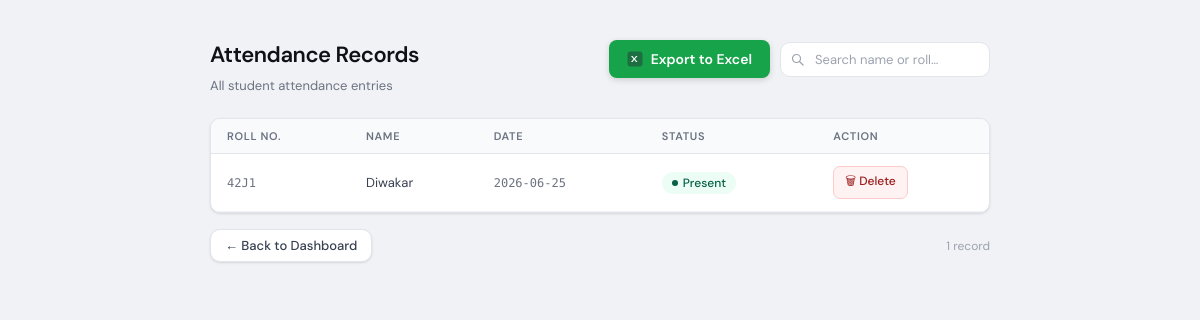
Page /attendance (signed in) on the committed database.
### tables this page shows
CREATE TABLE attendance (
    roll TEXT,
    name TEXT,
    date TEXT,
    status TEXT
, admin_id INTEGER);

### app.py (the view, shortened to what this page needs)
@app.route("/attendance")
@login_required
def attendance():
    conn = get_db()
    if session.get("teacher"):
        branch = session["teacher_branch"]
        year = session["teacher_year"]
        data = conn.execute(
            """
            SELECT a.*
            FROM attendance a
            JOIN students s
            ON a.roll = s.roll
            WHERE s.branch=? AND s.year=?
            """,
            (branch, year)
        ).fetchall()
    conn.close()
    return render_template(
        "attendance.html",
        data=data
    )

### app.py (called while the page is built)
def login_required(f):
    @wraps(f)
    def decorated(*args, **kwargs):
        if "user" not in session:
            return redirect("/")
        return f(*args, **kwargs)
    return decorated

def get_db():
    return sqlite3.connect("attendance.db")

### templates/attendance.html (shortened to what this page needs)
<!DOCTYPE html>
<html lang="en">
<head>
</head>
<body>
<div class="container">
  <div class="topbar">
    <div class="topbar-left">
      <h1>Attendance Records</h1>
      <p class="subtitle">All student attendance entries</p>
    </div>
    <div class="topbar-right">
      <a class="export-btn" href="/export_excel">
        <svg width="16" height="16" viewBox="0 0 16 16" fill="none" xmlns="http://www.w3.org/2000/svg">
          <rect x="1" y="1" width="14" height="14" rx="2" fill="#1D6F42" stroke="#1D6F42"/>
          <path d="M4 5l2.5 3L4 11h1.5l1.75-2.2L9 11h1.5L8 8l2.5-3H9L7.25 7.2 5.5 5H4z" fill="white"/>
        </svg>
        Export to Excel
      </a>
      <div class="search-wrap">
        <input
          class="search-bar"
          type="search"
          placeholder="Search name or roll…"
          oninput="filterTable(this.value)"
          aria-label="Search attendance records"
        />
      </div>
    </div>
  </div>
  <div class="tbl-wrap">
    <table>
      <thead>
        <tr>
          <th>Roll No.</th>
          <th>Name</th>
          <th>Date</th>
          <th>Status</th>
          <th>Action</th>
        </tr>
      </thead>
      <tbody id="att-body">
        {% for a in data %}
        <tr data-row="{{ a[0] }}|{{ a[1] }}|{{ a[2] }}|{{ a[3] }}">
          <td class="mono">{{ a[0] }}</td>
          <td>{{ a[1] }}</td>
          <td class="mono">{{ a[2] }}</td>
          <td>
            <span class="badge {% if a[3] == 'Present' %}badge-present{% else %}badge-absent{% endif %}">
              {{ a[3] }}
            </span>
          </td>
          <td>
            <a class="del-btn" href="/delete_attendance/{{ a[0] }}/{{ a[2] }}" onclick="return confirm('Delete this record?')">
              🗑 Delete
            </a>
          </td>
        </tr>
        {% endfor %}
      </tbody>
    </table>
  </div>
  <div class="footer-row">
    <a class="back-link" href="/dashboard">
      &#8592; Back to Dashboard
    </a>
    <span id="record-count"></span>
  </div>
</div>
</body>
</html>

### templates/attendance.html (style rules this page uses)
:root { --bg: #F0F2F5; --surface: #FFFFFF; --border: #E2E5EA; --border-lt: #F0F2F5; --text-h: #0F1117; --text-b: #374151; --text-m: #6B7280; --text-lt: #9CA3AF; --accent: #2563EB; --green-bg: #ECFDF5; --green-fg: #065F46; --red-bg: #FEF2F2; --red-fg: #991B1B; --del-bg: #FEF2F2; --del-fg: #991B1B; --del-border:#FECACA; --del-hover: #FEE2E2; --radius: 10px; --shadow: 0 1px 3px rgba(0,0,0,.07), 0 1px 2px rgba(0,0,0,.05); }
*, *::before, *::after { box-sizing: border-box; margin: 0; padding: 0; }
body { font-family: 'DM Sans', sans-serif; background: var(--bg); color: var(--text-b); min-height: 100vh; padding: 2.5rem 1.25rem; }
.container { max-width: 780px; margin: 0 auto; }
.topbar { display: flex; align-items: flex-start; justify-content: space-between; gap: 1rem; margin-bottom: 1.5rem; flex-wrap: wrap; }
.topbar-left { display: flex; flex-direction: column; gap: 0.5rem; }
h1 { font-size: 1.375rem; font-weight: 600; color: var(--text-h); letter-spacing: -0.02em; }
.subtitle { font-size: 0.8125rem; color: var(--text-m); }
.topbar-right { display: flex; align-items: center; gap: 0.625rem; flex-wrap: wrap; }
.export-btn { display: inline-flex; align-items: center; gap: 8px; background: #16a34a; color: white; padding: 10px 18px; border-radius: 8px; text-decoration: none; font-size: 14px; font-weight: 600; transition: all 0.2s ease; box-shadow: 0 2px 6px rgba(0,0,0,0.15); }
.search-wrap { position: relative; display: flex; align-items: center; }
.search-bar { font-family: inherit; font-size: 0.8125rem; color: var(--text-b); background: var(--surface); border: 1px solid var(--border); border-radius: var(--radius); padding: 8px 12px 8px 34px; width: 210px; outline: none; transition: border-color 0.15s, box-shadow 0.15s; }
.search-bar::placeholder { color: var(--text-lt); }
.tbl-wrap { background: var(--surface); border: 1px solid var(--border); border-radius: var(--radius); overflow: hidden; box-shadow: var(--shadow); }
table { width: 100%; border-collapse: collapse; font-size: 0.8125rem; }
thead { background: #F8FAFC; }
th { padding: 10px 16px; text-align: left; font-size: 0.6875rem; font-weight: 600; color: var(--text-m); text-transform: uppercase; letter-spacing: 0.06em; border-bottom: 1px solid var(--border); }
td { padding: 12px 16px; border-bottom: 1px solid var(--border-lt); vertical-align: middle; color: var(--text-b); }
tbody tr { transition: background 0.1s; }
.mono { font-family: 'DM Mono', monospace; font-size: 0.75rem; color: var(--text-m); }
.badge { display: inline-flex; align-items: center; gap: 5px; padding: 3px 10px; border-radius: 99px; font-size: 0.75rem; font-weight: 500; }
.badge::before { content: ''; width: 6px; height: 6px; border-radius: 50%; flex-shrink: 0; }
.badge-present { background: var(--green-bg); color: var(--green-fg); }
.badge-present::before { background: var(--green-fg); }
.del-btn { display: inline-flex; align-items: center; gap: 5px; padding: 5px 11px; border-radius: 7px; font-family: inherit; font-size: 0.75rem; font-weight: 500; color: var(--del-fg); background: var(--del-bg); border: 1px solid var(--del-border); text-decoration: none; cursor: pointer; transition: background 0.15s, border-color 0.15s; }
.footer-row { display: flex; align-items: center; justify-content: space-between; margin-top: 1rem; flex-wrap: wrap; gap: 0.5rem; }
.back-link { display: inline-flex; align-items: center; gap: 6px; font-family: inherit; font-size: 0.8125rem; font-weight: 500; color: var(--text-b); background: var(--surface); border: 1px solid var(--border); border-radius: var(--radius); padding: 7px 14px; text-decoration: none; box-shadow: var(--shadow); transition: background 0.15s; }
#record-count { font-size: 0.75rem; color: var(--text-lt); }

### rows in the picture
attendance: roll "42J1", name "Diwakar", date "2026-06-25", status "Present"
